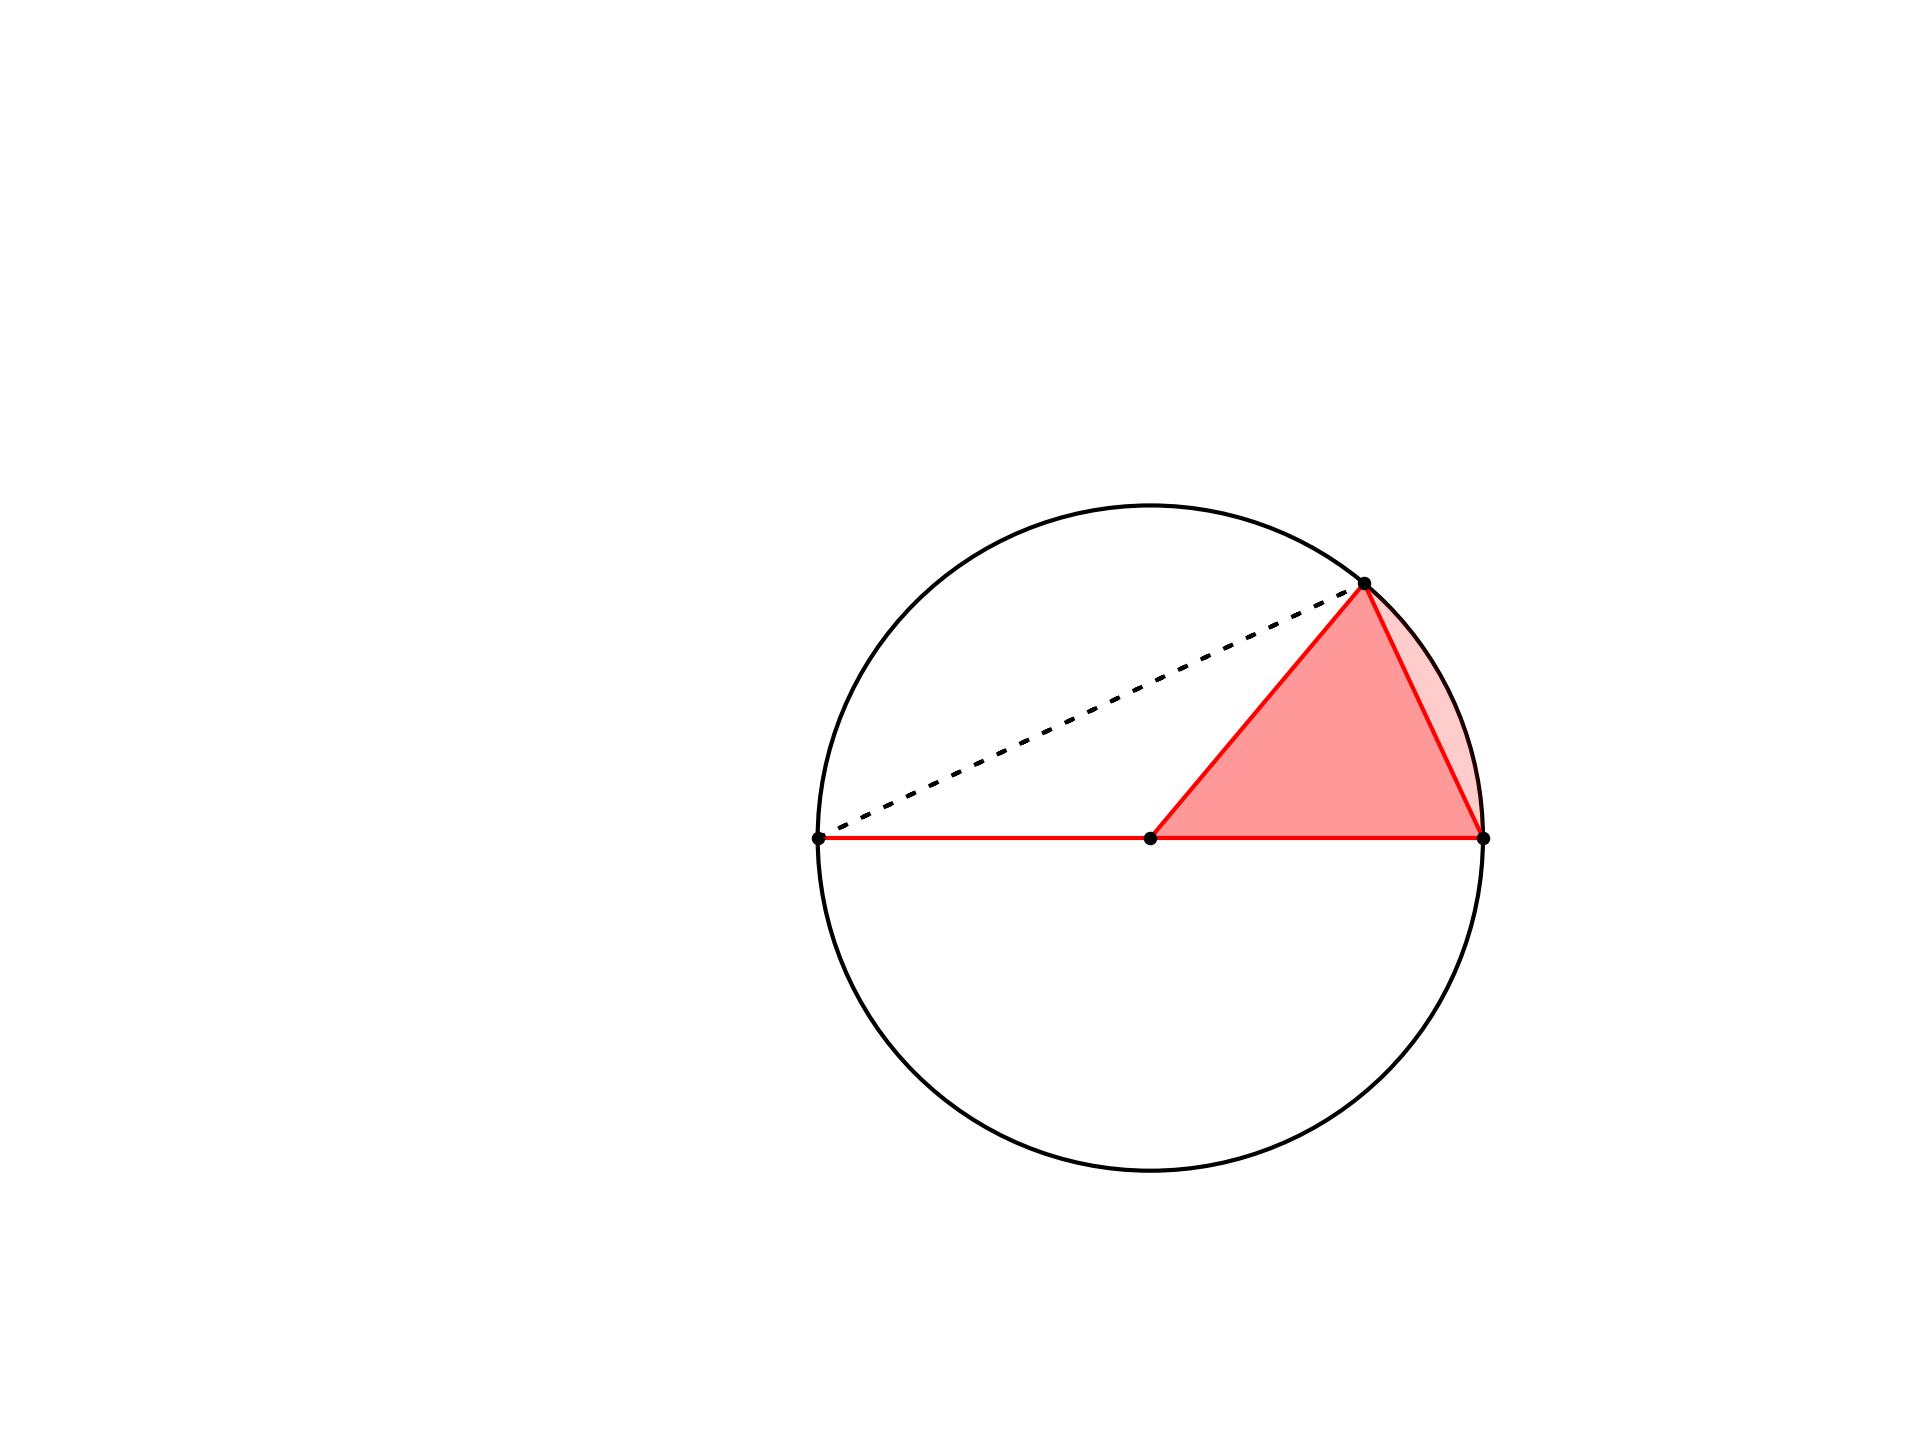

The Python source for this figure:
import matplotlib.pyplot as plt
import numpy as np
import geometry as geo

fig, ax = geo.init()
ax.set(xlim=(-30,100), ylim=(0,100))

A = geo.Point(20,40)
B = geo.Point(80,40)

Q = geo.get_midpoint([A,B])
r = geo.get_length([A,Q])

circle = geo.get_circle(Q,r)
ax.add_patch(circle)

C = geo.get_point_at_angle_on_circle(50, [Q,r])

geo.fill_sector(ax,Q,r,B,C,fc='r',alpha=0.2)
geo.fpg(ax,[Q,B,C],alpha=0.4)
geo.dlss(ax,[[A,B],[B,C],[Q,C]],ec='r')
geo.dls(ax,[A,C],ls=(0,(2,4)))

geo.scp(ax,[A,B,C,Q],s=5)


geo.savefig(plt)
